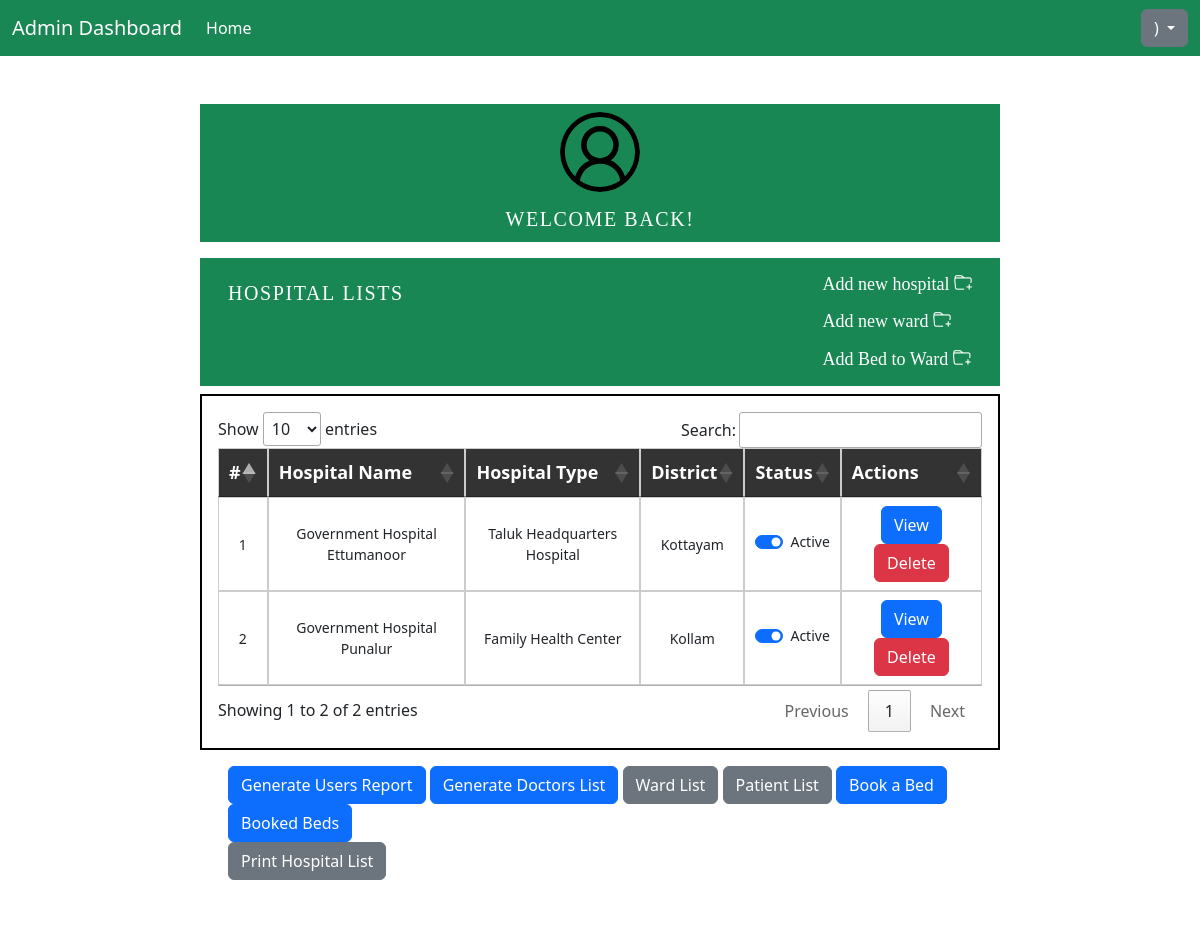
The page /home-hospital (signed in) on the database its author committed.
### userSystem/models.py (models this page shows)
class CustomUser(AbstractUser):
    phone_number= models.CharField(null=True, blank=True,max_length=10)
    user_Type = models.CharField(max_length=10, choices=userChoices,default='NULL')
    profilepic = models.ImageField(upload_to='user/profilepic/', null=True, storage=OverwriteStorage(),default='user/profilepic/default.svg')

### hospital/models.py (models this page shows, shortened)
class Hospital(models.Model):
    hos_Choices = (
        ('Nairobi Headquarters Hospital', 'Nairobi Headquarters Hospital'),
        ('Medical College Hospital', 'Medical College Hospital'),
        ('Family Health Center', 'Family Health Center'),
    )
    dct_Choices = (
        ('Nairobi', 'Nairobi'),
        ('Kisumu', 'Kisumu'),
        ('Nakuru', 'Nakuru'),
        ('Eldoret', 'Eldoret'),
        ('Naivasha', 'Naivasha'),
        ('Kiambu', 'Kiambu'),
        ('Kikuyu', 'Kikuyu'),
        ('Embu', 'Embu'),
    )
    name = models.CharField(max_length=100, unique=True)
    hos_type = models.CharField(max_length=100, choices=hos_Choices)
    district = models.CharField(max_length=100, choices=dct_Choices)
    createdBy = models.ForeignKey(HospitalAdmin, on_delete=models.CASCADE)
    createdOn = models.DateTimeField(auto_now_add=True)
    status = models.IntegerField(default=1)

### hospital/views.py (the view)
# urls.py: path('home-hospital', views.homeHospital, name='homeHospital'),
def homeHospital(request):
    hosAdminData = HospitalAdmin.objects.filter(userID_id=request.user.id, is_active=True).first()
    if hosAdminData:
        hosAdminId = hosAdminData.id
        hospitalData = Hospital.objects.filter(createdBy=hosAdminId).values('id', 'name', 'hos_type', 'district', 'status')
        context = {
            'hospital_id': hosAdminId,  # Pass the hospital admin ID to the context
            'hospitalData': hospitalData,
        }
        return render(request, "hospitalApp/home.html", context)
    else:
        return HttpResponse("You are not authorized to access this page.")

### hospital/templates/hospitalApp/home.html (shortened to what this page needs)
{% extends "hospitalApp/base.html" %}
{% load crispy_forms_tags %}
{% load static %}
{% block navbar %}
<section id="navbar">
    {% include 'hospitalApp/navbar.html' %}
</section>
{% endblock navbar %}
{% block content %}
<div class="d-flex justify-content-center">
    <div class="container-fluid col-xl-8 col-12 m-5" style="background-color: white;">
        <div class="row">
            <div class="bg-success p-0 no-print" style="text-align: center;">
                <img src="{{ user.profilepic.url }}" style="object-fit: cover; width: 5rem; height: 5rem;" class="rounded-circle m-2">
                <h3 class="heading_font" style="color: rgb(255, 255, 255) !important;">Welcome Back! <b>{{ user.first_name }}</b></h3>
            </div>
            <div class="wrapper bg-success mt-3">
                <div class="block-left">
                    <h3 class="heading_font m-3 print-title" style="color: rgb(255, 255, 255) !important;">Hospital Lists</h3>
                </div>
                <div class="block-right no-print">
                    <a href="{% url 'addHospital' %}" style="text-decoration: none;">
                        <h4 class="bottom_font m-3 no-print" style="color: rgb(255, 255, 255) !important;">Add new hospital <i class="bi bi-folder-plus"></i></h4>
                    </a>
                    <a href="{% url 'add_ward' %}" style="text-decoration: none;">
                        <h4 class="bottom_font m-3 no-print" style="color: rgb(255, 255, 255) !important;">
                            Add new ward <i class="bi bi-folder-plus"></i>
                        </h4>
                    </a>
                    <a href="{% url 'add-beds-to-ward' %}" style="text-decoration: none;">
                        <h4 class="bottom_font m-3 no-print" style="color: rgb(255, 255, 255) !important;">
                            Add Bed to Ward <i class="bi bi-folder-plus"></i>
                        </h4>
                    </a>
                </div>
            </div>
            <div class="mt-2 p-3" style="border: black 2px solid;">
                <table id="hospitalListTable">
                    <thead>
                        <tr>
                            <th>#</th>
                            <th>Hospital Name</th>
                            <th>Hospital Type</th>
                            <th>District</th>
                            <th class="print-hide">Status</th>
                            <th class="print-hide">Actions</th>
                        </tr>
                    </thead>
                    <tbody>
                        {% for m in hospitalData %}
                        <tr>
                            <td>{{ forloop.counter }}</td>
                            <td>{{ m.name }}</td>
                            <td>{{ m.hos_type }}</td>
                            <td>{{ m.district }}</td>
                            <td class="print-hide">
                                {% if m.status %}
                                <div class="form-check form-switch no-print">
                                    <label class="form-check-label" for="changeStatusBtn{{ forloop.counter }}">Active</label>
                                    <input class="form-check-input" type="checkbox" role="switch" id="changeStatusBtn{{ forloop.counter }}" value="{{ m.id }}" checked onchange="changeStatus(this.id)">
                                </div>
                                {% else %}
                                <div class="form-check form-switch no-print">
                                    <label class="form-check-label" for="changeStatusBtn{{ forloop.counter }}">InActive</label>
                                    <input class="form-check-input" type="checkbox" role="switch" id="changeStatusBtn{{ forloop.counter }}" value="{{ m.id }}" onchange="changeStatus(this.id)">
                                </div>
                                {% endif %}
                            </td>
                            <td class="print-hide">
                                <form>
                                    <button class="btn btn-primary no-print" formaction="{% url 'hospitalview' m.name %}">View</button>
                                    <button class="btn btn-danger no-print" formaction="{% url 'hospitalDelete' m.id %}">Delete</button>
                                </form>
                            </td>
                        </tr>
                        {% endfor %}
                    </tbody>
                </table>
            </div>
            <div class="m-3">
                <a href="{% url 'generate_user_report' %}" class="btn btn-primary no-print">Generate Users Report</a>
                <a href="{% url 'generate_doctor_report' %}" class="btn btn-primary no-print">Generate Doctors List</a>
                <a href="{% url 'ward_list' %}" class="btn btn-secondary ml-2 no-print">Ward List</a>
                <a href="{% url 'patient_list' %}" class="btn btn-secondary ml-2 no-print">Patient List</a>
                <a href="{% url 'create_booking' %}" class="btn btn-primary">Book a Bed</a>
                <a href="{% url 'bed_bookings' %}" class="btn btn-primary">Booked Beds</a>
                <div class="text-right mb-3 no-print">
                    <button id="print-hospital-btn" class="btn btn-secondary" onclick="printPage()">Print Hospital List</button>
                </div>
            </div>
        </div>
    </div>
</div>
{% endblock content %}

### patient/static/patientApp/css/style.css (style rules this page uses)
.heading_font { font-variant-caps: all-petite-caps; font-family: poppins; font-weight: 500; letter-spacing: 0.1rem; }
.bottom_font { font-family: poppins; font-size: large; color: black; font-weight: 400; }
table { width: 100%; border-collapse: collapse; margin: 30px 0px 30px; background-color: #fff; font-size: 14px; }
table tr { height: 40px; }
table th { background: #333; color: #fff; font-weight: bold; font-size: 18px; }
table td, th { padding: 6px 6px 6px 10px; border: 1px solid #ccc; text-align:center; }
table tr:nth-of-type(odd) { background: #eee; }

### hospital/static/hospitalApp/css/style.css (style rules this page uses)
.block-left { float: left; }
.block-right { float: right; }

### rows shown on the page
CustomUser: profilepic (placeholder picture)
Hospital: name "Government Hospital Ettumanoor", hos_type "Taluk Headquarters Hospital", district "Kottayam"
Hospital: name "Government Hospital Punalur", hos_type "Family Health Center", district "Kollam"
